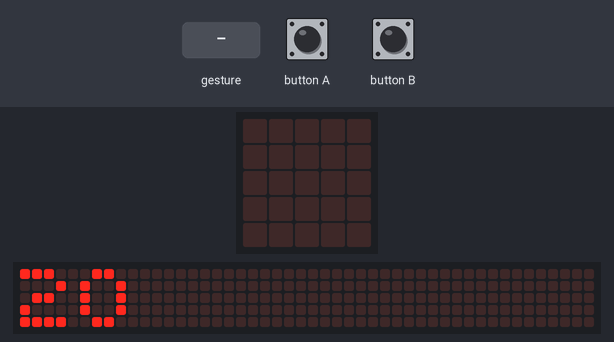
Bench run of a program on a simulated BBC micro:bit running MicroPython. Shown: the board's 5×5 LED display, a strip that is not on the board, showing the scrolling text unrolled. The inputs (shaded band) are chosen by the test bench. A tilt is held for 1.5 s and a shake lasts 1 s, then the board lies face up again; the 48×5 strip is a reading aid, not a part: it shows the text the display is scrolling, unrolled, one strip-width of it at a time.

Above: at 2.0 s.
3.4 s: gesture 'shake'
At 5.6 s:
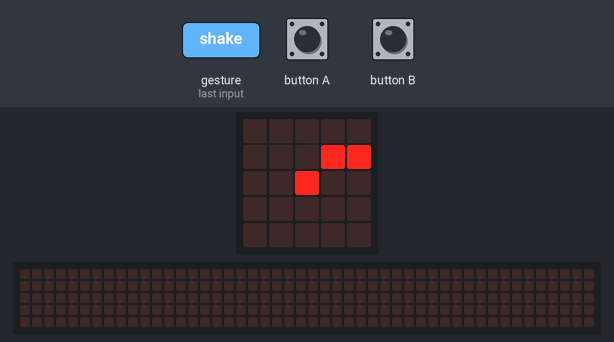
At 24.2 s:
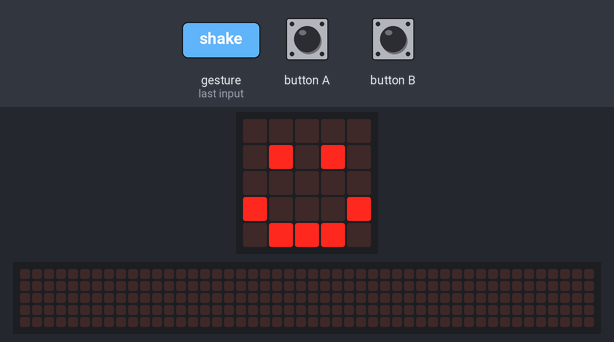
Timing chart, 0 to 25.3 s (numbered marks = the images above; inputs shaded):
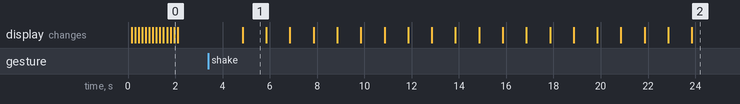

Measured:
- after the input at 3.4 s, the display: changes after 1.5 s (image 1)
- what the display in image 1 shows lasts 1.0 s, from 4.9 s to 5.9 s

The program:

microbit-timer.py
```python
from microbit import *

started = False
elapsed_seconds = 0
timer_duration = 20

animation = [
    Image.CLOCK1,
    Image.CLOCK2,
    Image.CLOCK3,
    Image.CLOCK4,
    Image.CLOCK5,
    Image.CLOCK6,
    Image.CLOCK7,
    Image.CLOCK8,
    Image.CLOCK9,
    Image.CLOCK10,
    Image.CLOCK11,
    Image.CLOCK12,
]

display.scroll(str(timer_duration))

while True:

    if started:
        sleep(1000)
        elapsed_seconds += 1

        if elapsed_seconds < timer_duration:
            animation_frame = elapsed_seconds % len(animation)
            display.show(animation[animation_frame])
        else:
            display.show(Image.HAPPY)
            started = False
    else:
        if accelerometer.was_gesture("shake"):
            started = True
            elapsed_seconds = 0
        else:
            if button_a.was_pressed():
                timer_duration = min(240, timer_duration + 1)
                display.scroll(str(timer_duration))
            elif button_b.was_pressed():
                timer_duration = max(1, timer_duration - 1)
                display.scroll(str(timer_duration))
        sleep(250)
```
